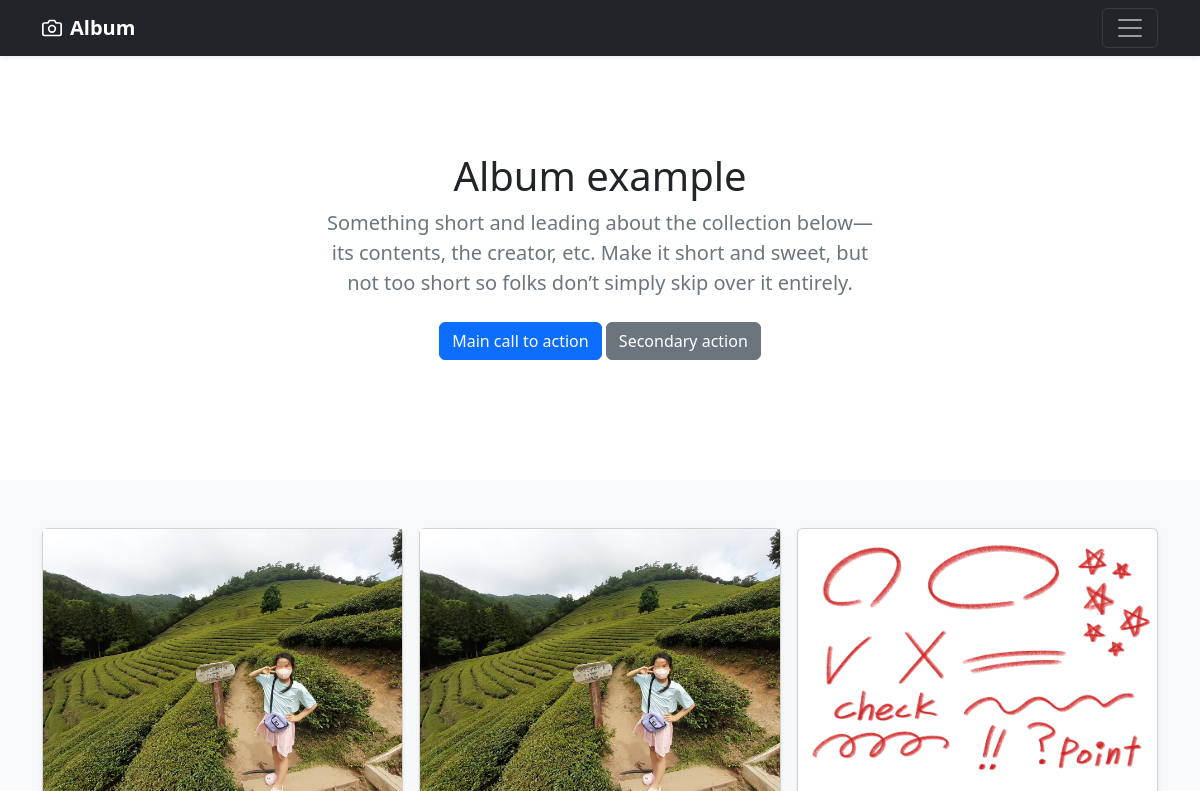
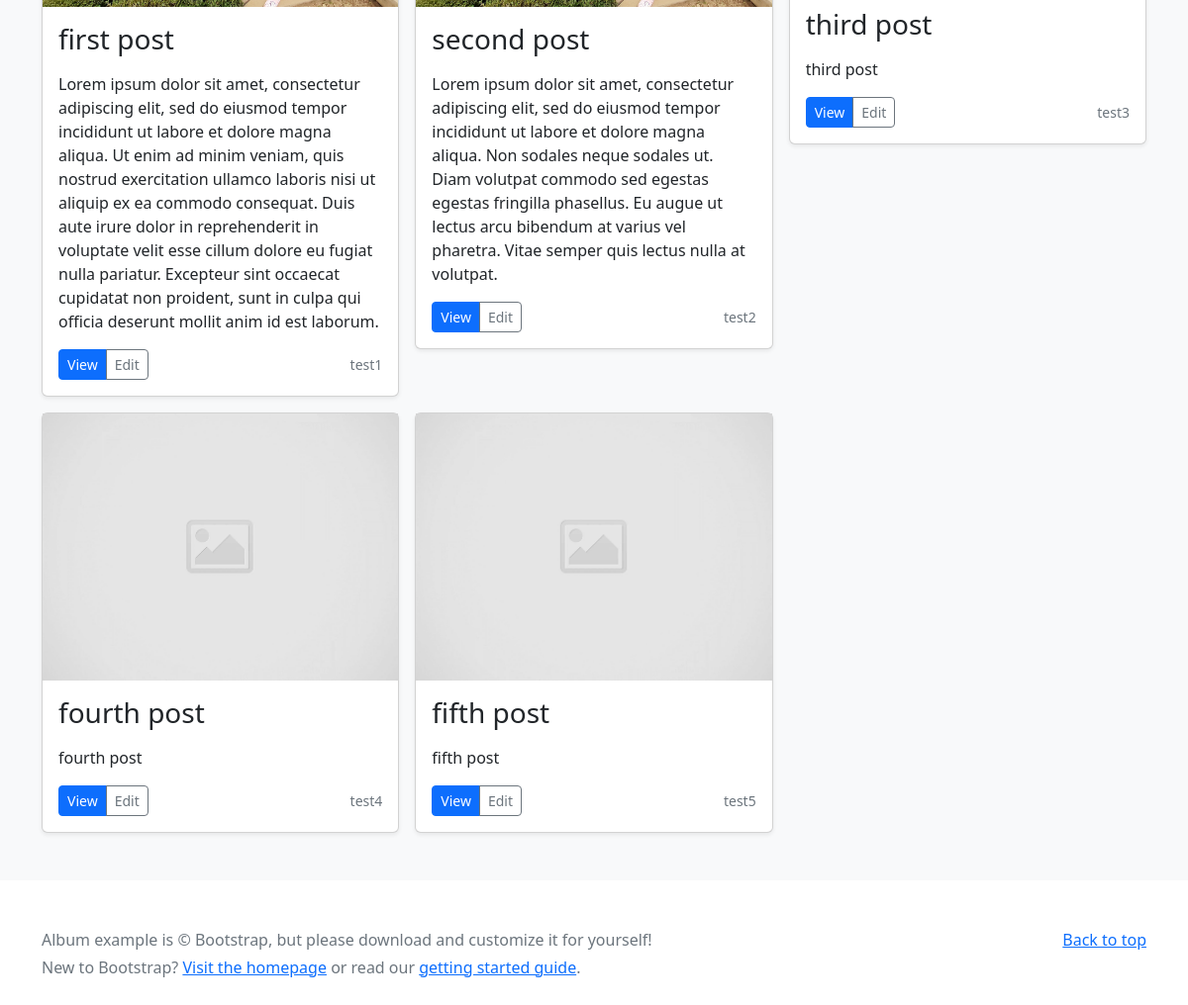
The page / on the database its author committed (2 pictures, top to bottom).
### blog/models.py (models this page shows, shortened)
class Post(models.Model):
    title = models.CharField(max_length=150)
    content = models.TextField()
    slug = models.SlugField(max_length=255)
    image = models.ImageField(
        upload_to="images/%Y/%m/%d/", default="images/default.png")
    def get_absolute_url(self):
        return reverse("blog:post_detail", args=[self.slug])

### blog/views.py (the view)
# urls.py: path('', views.home, name="homepage"),
def home(request):
    data = Post.objects.all()
    return render(request, 'home.html', {"posts": data})

### template/home.html
{% extends 'base.html'%}
{% block content %}
<main>
        <section class="py-5 text-center container">
          <div class="row py-lg-5">
            <div class="col-lg-6 col-md-8 mx-auto">
              <h1 class="fw-light">Album example</h1>
              <p class="lead text-muted">Something short and leading about the collection below—its contents, the creator, etc. Make it short and sweet, but not too short so folks don’t simply skip over it entirely.</p>
              <p>
                <a href="#" class="btn btn-primary my-2">Main call to action</a>
                <a href="#" class="btn btn-secondary my-2">Secondary action</a>
              </p>
            </div>
          </div>
        </section>
        <div class="album py-5 bg-light">
          <div class="container">
            <div class="row row-cols-1 row-cols-sm-2 row-cols-md-3 g-3">
                {% for post in posts %}
              <div class="col">
                <div class="card shadow-sm">
                  <img src="{{post.image.url}}" alt="">
                  <div class="card-body">
                    <h3>{{post.title}}</h3>
                    <p class="card-text"><p>{{post.content}}</p></p>
                    <div class="d-flex justify-content-between align-items-center">
                      <div class="btn-group">
                        <a href="{{post.get_absolute_url}}" role="button" class="btn btn-primary btn-sm">View</a>
                        <button type="button" class="btn btn-sm btn-outline-secondary">Edit</button>
                      </div>
                      <small class="text-muted">{{post.slug}}</small>
                    </div>
                  </div>
                </div>
              </div>
              {%endfor%}
            </div>
          </div>
        </div>
      </main>
      {% endblock content%}

### template/base.html (shortened to what this page needs)
<!DOCTYPE html>
<html lang="en">
  <head>
    <link
      href="https://cdn.jsdelivr.net/npm/bootstrap@5.2.0/dist/css/bootstrap.min.css"
      rel="stylesheet"
    />
  </head>
  <body>
    <header>
        <div class="navbar navbar-dark bg-dark shadow-sm">
          <div class="container">
            <a href="#" class="navbar-brand d-flex align-items-center">
              <strong>Album</strong>
            </a>
            <button class="navbar-toggler" type="button" data-bs-toggle="collapse" data-bs-target="#navbarHeader" aria-controls="navbarHeader" aria-expanded="false" aria-label="Toggle navigation">
              <span class="navbar-toggler-icon"></span>
            </button>
          </div>
        </div>
      </header>
      {% block content %} {% endblock content%}
      <footer class="text-muted py-5">
        <div class="container">
          <p class="float-end mb-1">
            <a href="#">Back to top</a>
          </p>
          <p class="mb-1">Album example is &copy; Bootstrap, but please download and customize it for yourself!</p>
          <p class="mb-0">New to Bootstrap? <a href="/">Visit the homepage</a> or read our <a href="/docs/5.2/getting-started/introduction/">getting started guide</a>.</p>
        </div>
      </footer>

### rows shown on the page
Post: image (picture), title "first post", content "Lorem ipsum dolor sit amet, consectetur adipiscing elit, sed do eiusmod tempor incididunt ut labore et dolore magna aliqua. Ut enim ad minim veniam, quis nostrud exercitation ullamco laboris nisi ut aliquip ex ea commodo consequat. Duis aute irure dolor in reprehenderit in voluptate velit esse cillum dolore eu fugiat nulla pariatur. Excepteur sint occaecat cupidatat non proident, sunt in culpa qui officia deserunt mollit anim id est laborum.", slug "test1"
Post: image (picture), title "second post", content "Lorem ipsum dolor sit amet, consectetur adipiscing elit, sed do eiusmod tempor incididunt ut labore et dolore magna aliqua. Non sodales neque sodales ut. Diam volutpat commodo sed egestas egestas fringilla phasellus. Eu augue ut lectus arcu bibendum at varius vel pharetra. Vitae semper quis lectus nulla at volutpat.", slug "test2"
Post: image (picture), title "third post", content "third post", slug "test3"
Post: image (placeholder picture), title "fourth post", content "fourth post", slug "test4"
Post: image (placeholder picture), title "fifth post", content "fifth post", slug "test5"
